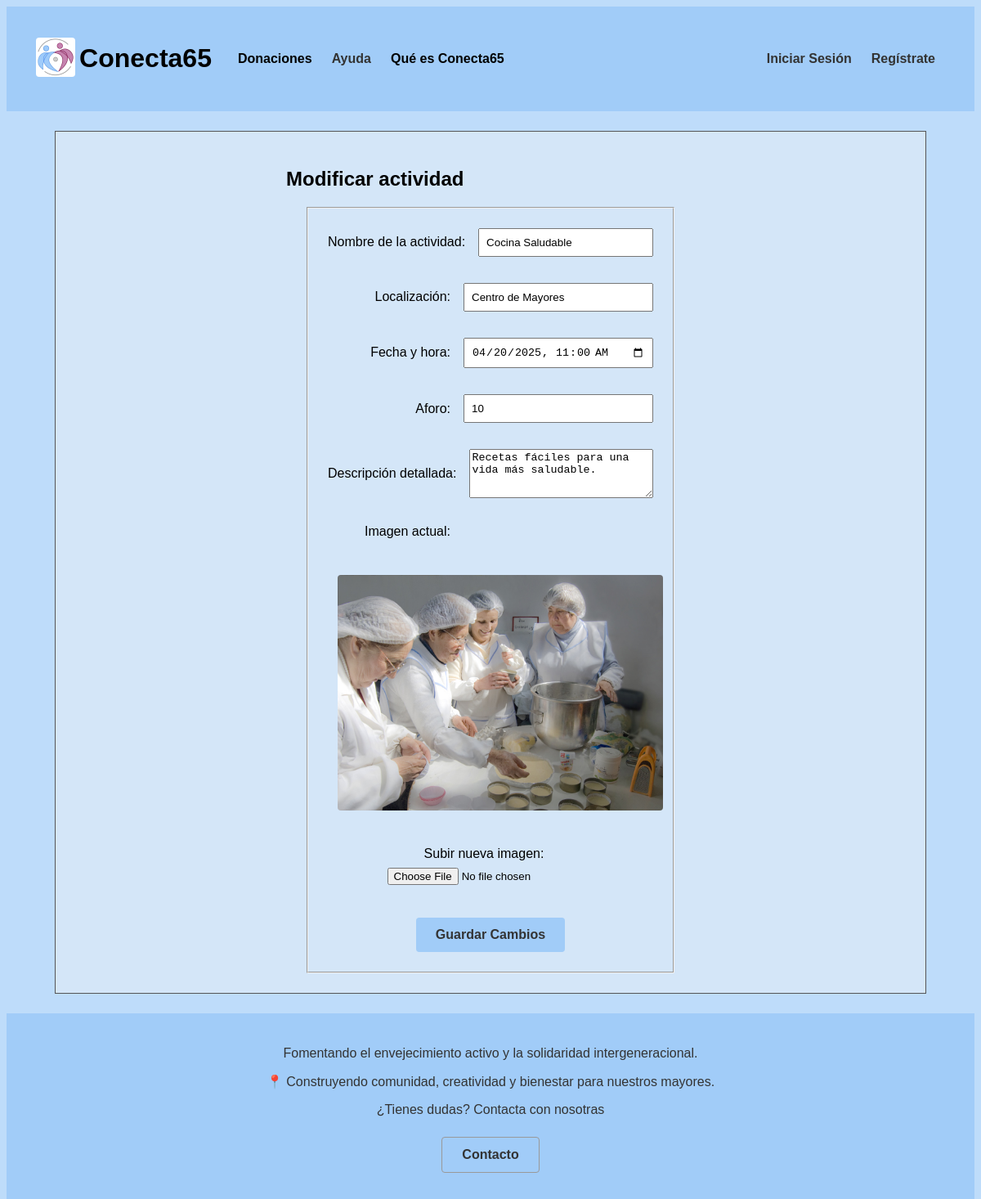
Screenshot of /p3_g1/ModificarActividad.php?id=4 with the database file from the repository.
### tables this page shows
CREATE TABLE `actividades` (
  `id` int(10) UNSIGNED NOT NULL,
  `nombre` varchar(35) NOT NULL,
  `localizacion` varchar(70) NOT NULL,
  `fecha_hora` datetime(6) NOT NULL,
  `descripcion` text NOT NULL,
  `aforo` tinyint(3) NOT NULL,
  `dirigida` tinyint(1) NOT NULL,
  `ocupacion` tinyint(3) NOT NULL,
  `foto` varchar(50) NOT NULL,
  `categoria` tinyint(1) NOT NULL
);

### p3_g1/includes/actividad/actividadDTO.php (called while the page is built, shortened)
<?php
class actividadDTO
{
    private $nombre;
    private $localizacion;
    private $fecha_hora;
    private $descripcion;
    private $aforo;
    private $foto;
    public function __construct($id, $nombre, $localizacion, $fecha_hora, $descripcion, $aforo, $dirigida, $ocupacion, $foto)
    {
        $this->nombre = $nombre;
        $this->localizacion = $localizacion;
        $this->fecha_hora = $fecha_hora;
        $this->descripcion = $descripcion;
        $this->aforo = $aforo;
        $this->foto = $foto;
    }
    public function nombre()
    {
        return $this->nombre;
    }
    public function localizacion()
    {
        return $this->localizacion;
    }
    public function fecha_hora()
    {
        return $this->fecha_hora;
    }
    public function descripcion()
    {
        return $this->descripcion;
    }
    public function aforo()
    {
        return $this->aforo;
    }
    public function foto()
    {
        return $this->foto;
    }
}
?>

### p3_g1/includes/actividad/actividadDAO.php (called while the page is built, shortened)
<?php
class actividadDAO extends baseDAO implements IActividad
{
    public function getActividadById($id)
    {
        try {
            $conn = application::getInstance()->getConexionBd();
            $query = "SELECT id, nombre, localizacion, fecha_hora, descripcion, aforo, dirigida, ocupacion, foto FROM actividades WHERE id = ?";
            $stmt = $conn->prepare($query);
            $stmt->bind_param("i", $id);
            $stmt->execute();
            $stmt->bind_result($id, $nombre, $localizacion, $fecha_hora, $descripcion, $aforo, $dirigida, $ocupacion, $foto);
            if ($stmt->fetch()) {
                return new actividadDTO($id, $nombre, $localizacion, $fecha_hora, $descripcion, $aforo, $dirigida, $ocupacion, $foto);
            }
        } finally {
            if ($stmt) {
                $stmt->close();
            }
        }
        return null;
    }
   }
?>

### p3_g1/includes/actividad/actividadAppService.php (called while the page is built, shortened)
<?php
class actividadAppService
{
    public function getActividadById($id)
    {
        $IActividadDAO = actividadFactory::CreateActividad();
        $actividad = $IActividadDAO->getActividadById($id);
        return $actividad;
    }
}
?>

### p3_g1/includes/modificarActividad/modificarActividadForm.php (the view, shortened to what this page needs)
<?php
class modificarActividadForm extends formBase
{
    private $actividad;
    public function __construct($actividad = null)
    {
        $this->actividad = $actividad;
    }
    protected function CreateFields($datos)
    {
        $id = $this->actividad ? $this->actividad->id() : ($datos['id'] ?? '');
        $nombre = $this->actividad ? $this->actividad->nombre() : ($datos['nombre'] ?? '');
        $localizacion = $this->actividad ? $this->actividad->localizacion() : ($datos['localizacion'] ?? '');
        $fecha_hora = $this->actividad ? date('Y-m-d\TH:i', strtotime($this->actividad->fecha_hora())) : ($datos['fecha_hora'] ?? '');
        $descripcion = $this->actividad ? $this->actividad->descripcion() : ($datos['descripcion'] ?? '');
        $aforo = $this->actividad ? $this->actividad->aforo() : ($datos['aforo'] ?? '');
        $dirigida = $this->actividad ? $this->actividad->dirigida() : ($datos['dirigida'] ?? '');
        $ocupacion = $this->actividad ? $this->actividad->ocupacion() : ($datos['ocupacion'] ?? '');
        $imagen = $this->actividad ? $this->actividad->foto() : null;
        $fechaMinima = date('Y-m-d\TH:i');
        $html = <<<EOF
            <div class="inForm">
                <fieldset>
                    <input type="hidden" name="id" value="$id" />
                    <p><label>Nombre de la actividad:</label> <input type="text" name="nombre" value="$nombre" required/></p>
                    <p><label>Localización:</label> <input type="text" name="localizacion" value="$localizacion" required/></p>
                    <p><label>Fecha y hora:</label> <input type="datetime-local" name="fecha_hora" value="$fecha_hora" min="$fechaMinima" required/></p>
                    <p><label>Aforo:</label> <input type="number" name="aforo" value="$aforo" required min="1" max="999"/></p>
                    <p><label>Descripción detallada:</label> <textarea name="descripcion" required>$descripcion</textarea></p>
                    <input type="hidden" name="dirigida" value="$dirigida" />
                    <input type="hidden" name="ocupacion" value="$ocupacion" />
                    <p><label>Imagen actual:</label></p>
                    <p>
                        <?php if ($imagen): ?>
                            <img src="$imagen" alt="Imagen de la actividad" width="475" />
                            <input type="hidden" name="imagenActual" value="$imagen" />
                        <?php endif; ?>
                    </p>
                    <p><label>Subir nueva imagen:</label> <input type="file" name="imagen" accept="image/*" /></p>
                    <button type="submit" name="modificar">Guardar Cambios</button>
                </fieldset>
            </div>
        EOF;
        return $html;
    }
}
?>

### p3_g1/CSS/estiloMovil.css (style rules this page uses)
.inForm fieldset p { flex-direction: column; align-items: flex-start; }
.inForm fieldset p label { text-align: left; margin-right: 0; margin-bottom: 0.5rem; min-width: auto; width: 100%; }
.inForm fieldset p input, .inForm fieldset p textarea { width: 100%; }
.inForm fieldset { padding: 1rem; }

### p3_g1/CSS/estilo.css (style rules this page uses)
html { height: 100%; width: 100%; margin: 0; padding: 0; font-family: 'Trebuchet MS', 'Lucida Sans Unicode', 'Lucida Grande', 'Lucida Sans', Arial, sans-serif; }
body { display: flex; flex-direction: column; background-color: #bedcfa; overflow-x: hidden; }
.inForm { display: flex; justify-content: center; width: 90%; margin: 0 auto; }
.inForm fieldset { display: flex; flex-direction: column; align-items: center; max-width: 500px; width: 100%; margin: 0 auto; padding: 1.5rem; box-sizing: border-box; gap: 1rem; }
.inForm fieldset p { display: flex; align-items: center; width: 100%; margin: 0 0 1rem 0; }
.inForm fieldset p label { min-width: 150px; text-align: right; margin-right: 1rem; }
.inForm fieldset p input { flex: 1; padding: 8px; box-sizing: border-box; min-width: 1rem; }
.inForm fieldset p textarea { flex: 1; height: 60px; box-sizing: border-box; }
.inForm fieldset > p:last-of-type { text-align: center; display: block; }
button { background-color: #a1ccf8; color: #333; font-weight: bold; font-size: 1rem; padding: 0.75rem 1.5rem; border: none; border-radius: 0.25rem; cursor: pointer; width: auto; }
img { margin: 0.75rem; border-radius: 0.25rem; max-width: 100%; height: auto; }

### rows the page displays
actividades: nombre "Cocina Saludable", localizacion "Centro de Mayores", fecha_hora "04/20/2025 11:00", aforo "10", descripcion "Recetas fáciles para una vida más saludable.", foto (picture)
